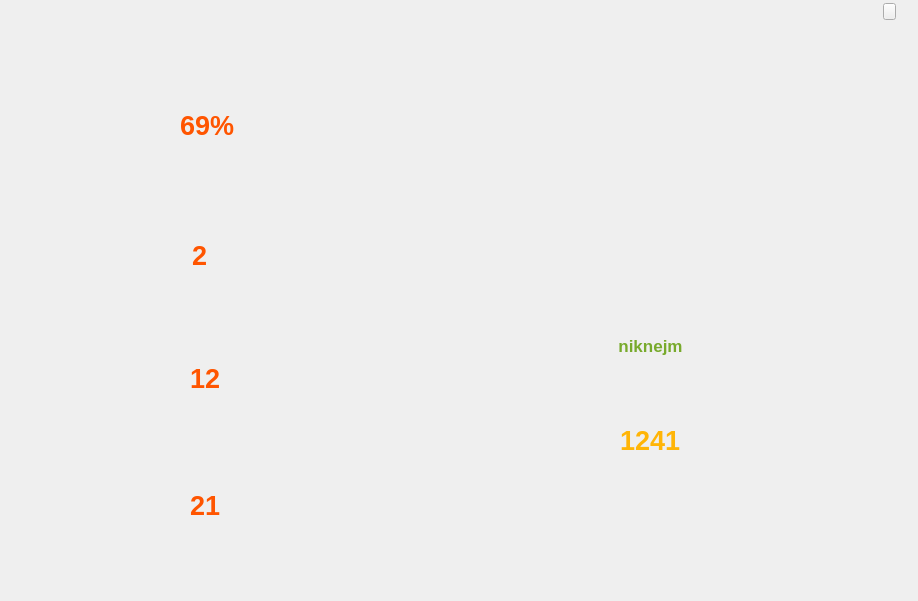
<?xml version="1.0" encoding="UTF-8"?>
<ui version="4.0">
 <class>Form</class>
 <widget class="QWidget" name="Form">
  <property name="geometry">
   <rect>
    <x>0</x>
    <y>0</y>
    <width>918</width>
    <height>601</height>
   </rect>
  </property>
  <property name="windowTitle">
   <string>Form</string>
  </property>
  <widget class="QLabel" name="backgroundLabel">
   <property name="geometry">
    <rect>
     <x>0</x>
     <y>0</y>
     <width>901</width>
     <height>601</height>
    </rect>
   </property>
   <property name="styleSheet">
    <string notr="true">image: url(:/images/accountBackground.png);</string>
   </property>
   <property name="text">
    <string/>
   </property>
  </widget>
  <widget class="QPushButton" name="closeButton">
   <property name="geometry">
    <rect>
     <x>883</x>
     <y>3</y>
     <width>13</width>
     <height>17</height>
    </rect>
   </property>
   <property name="styleSheet">
    <string notr="true">QPushButton { background-color: transparent; border: 0px };</string>
   </property>
   <property name="text">
    <string/>
   </property>
  </widget>
  <widget class="QLabel" name="winsLabel">
   <property name="geometry">
    <rect>
     <x>180</x>
     <y>100</y>
     <width>91</width>
     <height>51</height>
    </rect>
   </property>
   <property name="font">
    <font>
     <pointsize>20</pointsize>
     <bold>true</bold>
    </font>
   </property>
   <property name="styleSheet">
    <string notr="true">color: rgb(255, 85, 0);</string>
   </property>
   <property name="text">
    <string>69%</string>
   </property>
  </widget>
  <widget class="QLabel" name="gamesLabel">
   <property name="geometry">
    <rect>
     <x>192</x>
     <y>230</y>
     <width>91</width>
     <height>51</height>
    </rect>
   </property>
   <property name="font">
    <font>
     <pointsize>20</pointsize>
     <bold>true</bold>
    </font>
   </property>
   <property name="styleSheet">
    <string notr="true">color: rgb(255, 85, 0);</string>
   </property>
   <property name="text">
    <string>2</string>
   </property>
  </widget>
  <widget class="QLabel" name="cardsLabel">
   <property name="geometry">
    <rect>
     <x>190</x>
     <y>353</y>
     <width>91</width>
     <height>51</height>
    </rect>
   </property>
   <property name="font">
    <font>
     <pointsize>20</pointsize>
     <bold>true</bold>
    </font>
   </property>
   <property name="styleSheet">
    <string notr="true">color: rgb(255, 85, 0);</string>
   </property>
   <property name="text">
    <string>12</string>
   </property>
  </widget>
  <widget class="QLabel" name="minutesLabel">
   <property name="geometry">
    <rect>
     <x>190</x>
     <y>480</y>
     <width>91</width>
     <height>51</height>
    </rect>
   </property>
   <property name="font">
    <font>
     <pointsize>20</pointsize>
     <bold>true</bold>
    </font>
   </property>
   <property name="styleSheet">
    <string notr="true">color: rgb(255, 85, 0);</string>
   </property>
   <property name="text">
    <string>21</string>
   </property>
  </widget>
  <widget class="QLabel" name="walletLabel">
   <property name="geometry">
    <rect>
     <x>620</x>
     <y>415</y>
     <width>91</width>
     <height>51</height>
    </rect>
   </property>
   <property name="font">
    <font>
     <pointsize>20</pointsize>
     <bold>true</bold>
    </font>
   </property>
   <property name="styleSheet">
    <string notr="true">color: rgb(255, 181, 7);</string>
   </property>
   <property name="text">
    <string>1241</string>
   </property>
  </widget>
  <widget class="QLabel" name="walletLabel_2">
   <property name="geometry">
    <rect>
     <x>410</x>
     <y>320</y>
     <width>481</width>
     <height>51</height>
    </rect>
   </property>
   <property name="font">
    <font>
     <pointsize>13</pointsize>
     <bold>true</bold>
    </font>
   </property>
   <property name="styleSheet">
    <string notr="true">color: rgb(120, 170, 44);</string>
   </property>
   <property name="text">
    <string>niknejm</string>
   </property>
   <property name="alignment">
    <set>Qt::AlignCenter</set>
   </property>
  </widget>
 </widget>
 <resources>
  <include location="res.qrc"/>
 </resources>
 <connections/>
</ui>
